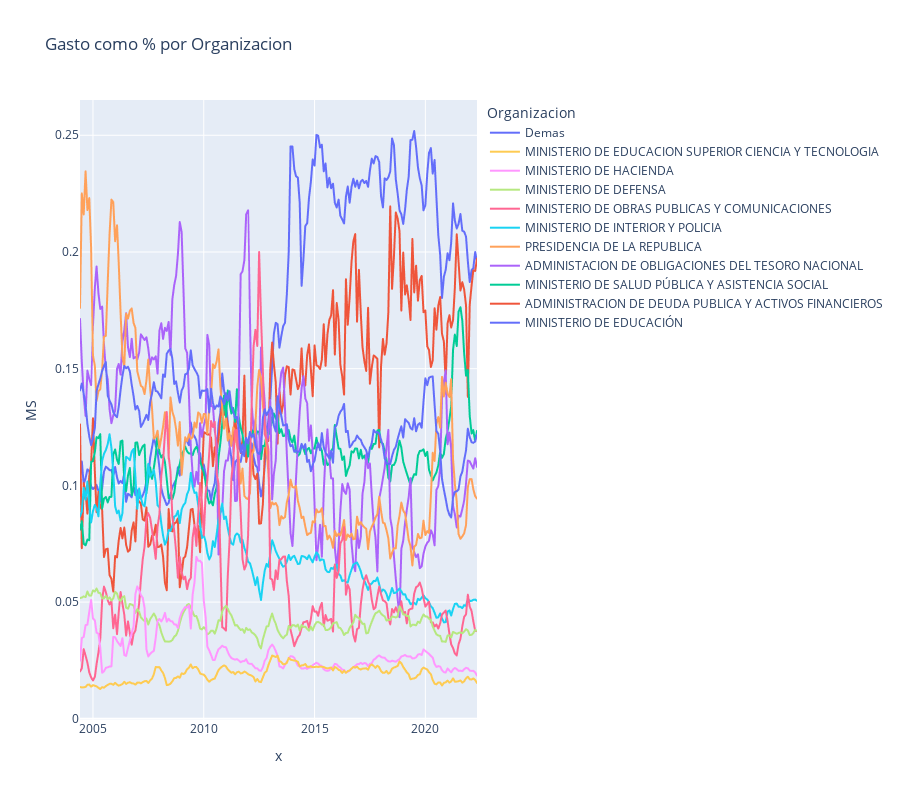

Notebook cell for this chart:
### Code cell
def line_MS(df):
    fig = px.line(df,x=df.index.strftime('%Y-%m'),y='MS',color='Organizacion',title='Gasto como % por Organizacion')
    fig.update_layout(legend_traceorder="reversed",height=800)
    fig.show()
line_MS(rolled)

### Figure 1 — Plotly figure (JSON) as saved in the notebook; plotly's stock layout.template omitted (floating-point values rounded to 4 significant figures; data arrays with more than 128 entries replaced by an {"elided": "..."} marker saying what was removed)
{"data": [{"hovertemplate": "Organizacion=MINISTERIO DE EDUCACIÓN<br>x=%{x}<br>MS=%{y}<extra></extra>", "legendgroup": "MINISTERIO DE EDUCACIÓN", "line": {"color": "#636efa", "dash": "solid"}, "marker": {"symbol": "circle"}, "mode": "lines", "name": "MINISTERIO DE EDUCACIÓN", "showlegend": true, "type": "scattergl", "x": {"elided": "216 str values"}, "xaxis": "x", "y": {"elided": "216 float values"}, "yaxis": "y"}, {"hovertemplate": "Organizacion=ADMINISTRACION DE DEUDA PUBLICA Y ACTIVOS FINANCIEROS<br>x=%{x}<br>MS=%{y}<extra></extra>", "legendgroup": "ADMINISTRACION DE DEUDA PUBLICA Y ACTIVOS FINANCIEROS", "line": {"color": "#EF553B", "dash": "solid"}, "marker": {"symbol": "circle"}, "mode": "lines", "name": "ADMINISTRACION DE DEUDA PUBLICA Y ACTIVOS FINANCIEROS", "showlegend": true, "type": "scattergl", "x": {"elided": "216 str values"}, "xaxis": "x", "y": {"elided": "216 float values"}, "yaxis": "y"}, {"hovertemplate": "Organizacion=MINISTERIO DE SALUD PÚBLICA Y ASISTENCIA SOCIAL<br>x=%{x}<br>MS=%{y}<extra></extra>", "legendgroup": "MINISTERIO DE SALUD PÚBLICA Y ASISTENCIA SOCIAL", "line": {"color": "#00cc96", "dash": "solid"}, "marker": {"symbol": "circle"}, "mode": "lines", "name": "MINISTERIO DE SALUD PÚBLICA Y ASISTENCIA SOCIAL", "showlegend": true, "type": "scattergl", "x": {"elided": "216 str values"}, "xaxis": "x", "y": {"elided": "216 float values"}, "yaxis": "y"}, {"hovertemplate": "Organizacion=ADMINISTACION DE OBLIGACIONES DEL TESORO NACIONAL<br>x=%{x}<br>MS=%{y}<extra></extra>", "legendgroup": "ADMINISTACION DE OBLIGACIONES DEL TESORO NACIONAL", "line": {"color": "#ab63fa", "dash": "solid"}, "marker": {"symbol": "circle"}, "mode": "lines", "name": "ADMINISTACION DE OBLIGACIONES DEL TESORO NACIONAL", "showlegend": true, "type": "scattergl", "x": {"elided": "216 str values"}, "xaxis": "x", "y": {"elided": "216 float values"}, "yaxis": "y"}, {"hovertemplate": "Organizacion=PRESIDENCIA DE LA REPUBLICA<br>x=%{x}<br>MS=%{y}<extra></extra>", "legendgroup": "PRESIDENCIA DE LA REPUBLICA", "line": {"color": "#FFA15A", "dash": "solid"}, "marker": {"symbol": "circle"}, "mode": "lines", "name": "PRESIDENCIA DE LA REPUBLICA", "showlegend": true, "type": "scattergl", "x": {"elided": "216 str values"}, "xaxis": "x", "y": {"elided": "216 float values"}, "yaxis": "y"}, {"hovertemplate": "Organizacion=MINISTERIO DE INTERIOR Y POLICIA<br>x=%{x}<br>MS=%{y}<extra></extra>", "legendgroup": "MINISTERIO DE INTERIOR Y POLICIA", "line": {"color": "#19d3f3", "dash": "solid"}, "marker": {"symbol": "circle"}, "mode": "lines", "name": "MINISTERIO DE INTERIOR Y POLICIA", "showlegend": true, "type": "scattergl", "x": {"elided": "216 str values"}, "xaxis": "x", "y": {"elided": "216 float values"}, "yaxis": "y"}, {"hovertemplate": "Organizacion=MINISTERIO DE OBRAS PUBLICAS Y COMUNICACIONES<br>x=%{x}<br>MS=%{y}<extra></extra>", "legendgroup": "MINISTERIO DE OBRAS PUBLICAS Y COMUNICACIONES", "line": {"color": "#FF6692", "dash": "solid"}, "marker": {"symbol": "circle"}, "mode": "lines", "name": "MINISTERIO DE OBRAS PUBLICAS Y COMUNICACIONES", "showlegend": true, "type": "scattergl", "x": {"elided": "216 str values"}, "xaxis": "x", "y": {"elided": "216 float values"}, "yaxis": "y"}, {"hovertemplate": "Organizacion=MINISTERIO DE DEFENSA<br>x=%{x}<br>MS=%{y}<extra></extra>", "legendgroup": "MINISTERIO DE DEFENSA", "line": {"color": "#B6E880", "dash": "solid"}, "marker": {"symbol": "circle"}, "mode": "lines", "name": "MINISTERIO DE DEFENSA", "showlegend": true, "type": "scattergl", "x": {"elided": "216 str values"}, "xaxis": "x", "y": {"elided": "216 float values"}, "yaxis": "y"}, {"hovertemplate": "Organizacion=MINISTERIO DE HACIENDA<br>x=%{x}<br>MS=%{y}<extra></extra>", "legendgroup": "MINISTERIO DE HACIENDA", "line": {"color": "#FF97FF", "dash": "solid"}, "marker": {"symbol": "circle"}, "mode": "lines", "name": "MINISTERIO DE HACIENDA", "showlegend": true, "type": "scattergl", "x": {"elided": "216 str values"}, "xaxis": "x", "y": {"elided": "216 float values"}, "yaxis": "y"}, {"hovertemplate": "Organizacion=MINISTERIO DE EDUCACION SUPERIOR CIENCIA Y TECNOLOGIA<br>x=%{x}<br>MS=%{y}<extra></extra>", "legendgroup": "MINISTERIO DE EDUCACION SUPERIOR CIENCIA Y TECNOLOGIA", "line": {"color": "#FECB52", "dash": "solid"}, "marker": {"symbol": "circle"}, "mode": "lines", "name": "MINISTERIO DE EDUCACION SUPERIOR CIENCIA Y TECNOLOGIA", "showlegend": true, "type": "scattergl", "x": {"elided": "216 str values"}, "xaxis": "x", "y": {"elided": "216 float values"}, "yaxis": "y"}, {"hovertemplate": "Organizacion=Demas<br>x=%{x}<br>MS=%{y}<extra></extra>", "legendgroup": "Demas", "line": {"color": "#636efa", "dash": "solid"}, "marker": {"symbol": "circle"}, "mode": "lines", "name": "Demas", "showlegend": true, "type": "scattergl", "x": {"elided": "216 str values"}, "xaxis": "x", "y": {"elided": "216 float values"}, "yaxis": "y"}], "layout": {"height": 800, "legend": {"title": {"text": "Organizacion"}, "tracegroupgap": 0, "traceorder": "reversed"}, "title": {"text": "Gasto como % por Organizacion"}, "xaxis": {"anchor": "y", "domain": [0, 1], "title": {"text": "x"}}, "yaxis": {"anchor": "x", "domain": [0, 1], "title": {"text": "MS"}}}}
